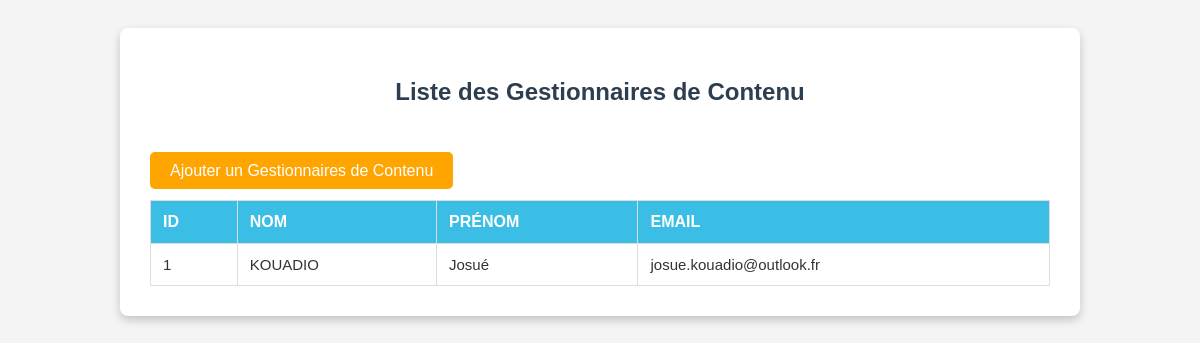
Screenshot of /php/admin/listeGestionnaire.php (signed in) with the database file from the repository.
### tables this page shows
CREATE TABLE `gestionnaire` (
  `idGest` int(11) NOT NULL,
  `nomGest` varchar(255) NOT NULL,
  `prenomGest` varchar(255) NOT NULL,
  `Email` varchar(255) NOT NULL,
  `motpasse` varchar(255) NOT NULL
);

### php/admin/listeGestionnaire.php (the view, shortened to what this page needs)
<?php
include '../../dbconnect.php';
$sql = "SELECT * FROM gestionnaire";
$stmt = $conn->query($sql);
?>
<!DOCTYPE html>
<html lang="fr">
<head>
</head>
<body>
<div class="container">
        <h2 class="text-center">Liste des Gestionnaires de Contenu</h2><br><br>
        <div class="button-container">
            <a href="AjouterGestionnaire.php" class="btn">Ajouter un Gestionnaires de Contenu</a>
        </div>
        <table class="table table-bordered">
            <thead>
                <tr>
                    <th>ID</th>
                    <th>Nom</th>
                    <th>Prénom</th>
                    <th>Email</th>
                </tr>
            </thead>
            <tbody>
                <?php if ($stmt->rowCount() > 0): ?>
                    <?php while ($row = $stmt->fetch(PDO::FETCH_ASSOC)): ?>
                        <tr>
                            <td><?php echo htmlspecialchars($row['idGest']); ?></td>
                            <td><?php echo htmlspecialchars($row['nomGest']); ?></td>
                            <td><?php echo htmlspecialchars($row['prenomGest']); ?></td>
                            <td><?php echo htmlspecialchars($row['Email']); ?></td>
                        </tr>
                    <?php endwhile; ?>
                <?php else: ?>
                    <tr>
                        <td colspan="7" class="text-center">Aucun Gestionnaire de Contenu trouvé.</td>
                    </tr>
                <?php endif; ?>
            </tbody>
        </table>
    </div>
</body>
</html>

### php/admin/listeGestionnaire.php (style rules this page uses)
body { font-family: Arial, sans-serif; background-color: #f4f4f4; color: #333; display: flex; justify-content: center; padding: 20px; }
.container { width: 90%; max-width: 900px; padding: 30px; background-color: #ffffff; border-radius: 8px; box-shadow: 0 4px 10px rgba(0, 0, 0, 0.2); }
h2 { text-align: center; font-weight: bold; margin-bottom: 20px; }
.button-container { text-align: left; margin-bottom: 20px; }
.btn { padding: 10px 20px; font-size: 16px; color: #ffffff; background-color: orange; border: none; border-radius: 5px; cursor: pointer; margin-right: 10px; text-decoration: none; }
.table { width: 100%; border-collapse: collapse; margin-top: 20px; }
.table th, .table td { padding: 12px; text-align: left; border: 1px solid #ddd; }
.table thead th { background-color: #3BBEE6; color: #ffffff; text-transform: uppercase; }
.text-center { text-align: center; color: #2c3e50; font-weight: bold; }
.table tbody td { font-size: 15px; color: #333; }

### rows the page displays
gestionnaire: idGest "1", nomGest "KOUADIO", prenomGest "Josué", Email "josue.kouadio@outlook.fr"
